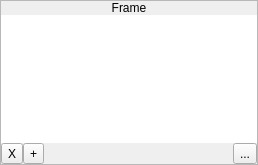
       <widget class="QFrame" name="frame_9">
        <property name="sizePolicy">
         <sizepolicy hsizetype="Preferred" vsizetype="Fixed">
          <horstretch>0</horstretch>
          <verstretch>0</verstretch>
         </sizepolicy>
        </property>
        <property name="frameShape">
         <enum>QFrame::StyledPanel</enum>
        </property>
        <property name="frameShadow">
         <enum>QFrame::Raised</enum>
        </property>
        <layout class="QVBoxLayout" name="verticalLayout_16">
         <property name="spacing">
          <number>0</number>
         </property>
         <property name="leftMargin">
          <number>0</number>
         </property>
         <property name="topMargin">
          <number>0</number>
         </property>
         <property name="rightMargin">
          <number>0</number>
         </property>
         <property name="bottomMargin">
          <number>0</number>
         </property>
         <item>
          <widget class="QLabel" name="label_11">
           <property name="sizePolicy">
            <sizepolicy hsizetype="Preferred" vsizetype="Fixed">
             <horstretch>0</horstretch>
             <verstretch>0</verstretch>
            </sizepolicy>
           </property>
           <property name="text">
            <string>Frame</string>
           </property>
           <property name="alignment">
            <set>Qt::AlignCenter</set>
           </property>
          </widget>
         </item>
         <item>
          <widget class="QWidget" name="widget_18" native="true">
           <layout class="QVBoxLayout" name="verticalLayout_9">
            <property name="spacing">
             <number>0</number>
            </property>
            <property name="leftMargin">
             <number>0</number>
            </property>
            <property name="topMargin">
             <number>0</number>
            </property>
            <property name="rightMargin">
             <number>0</number>
            </property>
            <property name="bottomMargin">
             <number>0</number>
            </property>
            <item>
             <widget class="QListWidget" name="lstFrames">
              <property name="minimumSize">
               <size>
                <width>0</width>
                <height>128</height>
               </size>
              </property>
              <property name="maximumSize">
               <size>
                <width>16777215</width>
                <height>128</height>
               </size>
              </property>
              <property name="frameShape">
               <enum>QFrame::NoFrame</enum>
              </property>
             </widget>
            </item>
            <item>
             <widget class="QWidget" name="widget_6" native="true">
              <layout class="QHBoxLayout" name="horizontalLayout_13">
               <property name="spacing">
                <number>0</number>
               </property>
               <property name="leftMargin">
                <number>0</number>
               </property>
               <property name="topMargin">
                <number>0</number>
               </property>
               <property name="rightMargin">
                <number>0</number>
               </property>
               <property name="bottomMargin">
                <number>0</number>
               </property>
               <item>
                <widget class="QToolButton" name="btnDeleteFrame">
                 <property name="text">
                  <string>X</string>
                 </property>
                 <property name="icon">
                  <iconset resource="icons.qrc">
                   <normaloff>:/icons/delete.png</normaloff>:/icons/delete.png</iconset>
                 </property>
                </widget>
               </item>
               <item>
                <widget class="QToolButton" name="btnAddFrame">
                 <property name="text">
                  <string>+</string>
                 </property>
                 <property name="icon">
                  <iconset resource="icons.qrc">
                   <normaloff>:/icons/add.png</normaloff>:/icons/add.png</iconset>
                 </property>
                </widget>
               </item>
               <item>
                <widget class="QWidget" name="widget_8" native="true"/>
               </item>
               <item>
                <widget class="QToolButton" name="btnPlayAnimation">
                 <property name="text">
                  <string>...</string>
                 </property>
                 <property name="icon">
                  <iconset resource="icons.qrc">
                   <normaloff>:/icons/play.png</normaloff>:/icons/play.png</iconset>
                 </property>
                </widget>
               </item>
              </layout>
             </widget>
            </item>
           </layout>
          </widget>
         </item>
        </layout>
       </widget>
